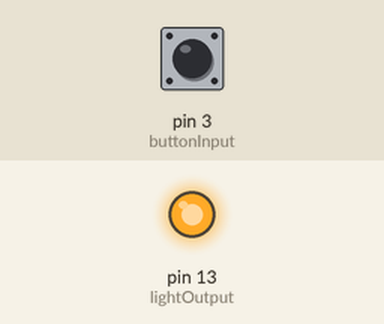
Recording of a sketch running on a simulated Arduino Uno, built with avr-gcc and run on an emulated ATmega328P. Shown: output pins drawn as LEDs (lit = HIGH). The test bench sets the inputs (shaded band); at power-on: pin 3 (buttonInput) HIGH.

Above: at 1.2 s.
1.3 s: pin 3 (buttonInput) pulled LOW for 0.15 s
At 2.4 s:
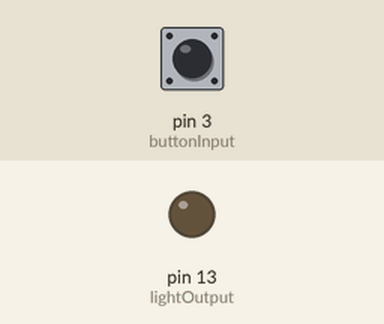
2.9 s: pin 3 (buttonInput) pulled LOW for 1 s
At 4.8 s:
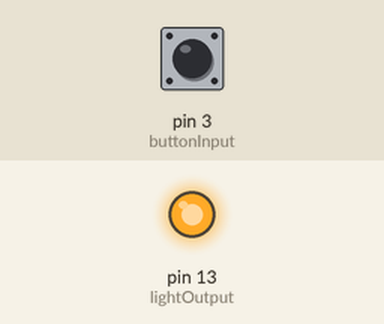
5.4 s: pin 3 (buttonInput) pulled LOW for 3.2 s
At 9.6 s:
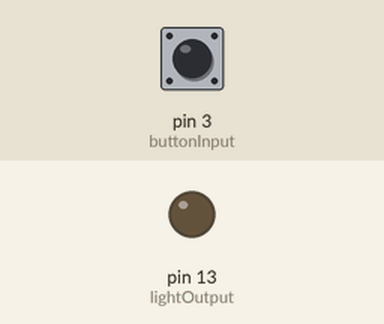
Timing chart, 0 to 11.1 s (numbered marks = the images above; inputs shaded):
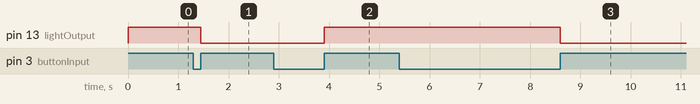

Measured:
- after the input at 1.3 s, pin 13 (lightOutput): HIGH → LOW after 0.15 s
- after the input at 2.9 s, pin 13 (lightOutput): LOW → HIGH after 1.0 s
- after the input at 5.4 s, pin 13 (lightOutput): HIGH → LOW after 3.2 s

The sketch:

on_off_button.ino
```cpp
int buttonInput = 3;
int lightOutput = 13;
int buttonState = 0;
int lightState = LOW;

void setup() {
  // digital pin 13 is the light output pin, 3 is the button input
  pinMode(lightOutput, OUTPUT);
  pinMode(buttonInput, INPUT);
  digitalWrite(buttonInput, HIGH);

}

void loop() {
  // put your main code here, to run repeatedly:
  int prevState = buttonState;
  buttonState = digitalRead(buttonInput);
  //button being pressed
  if (buttonState == HIGH) {
    if (prevState != buttonState) {
      lightState = !lightState;
    }
    digitalWrite(lightOutput, lightState);
  } else {
    //don't change the state, just write it
//    lightState = LOW;
    digitalWrite(lightOutput, lightState);
  }
}
```
